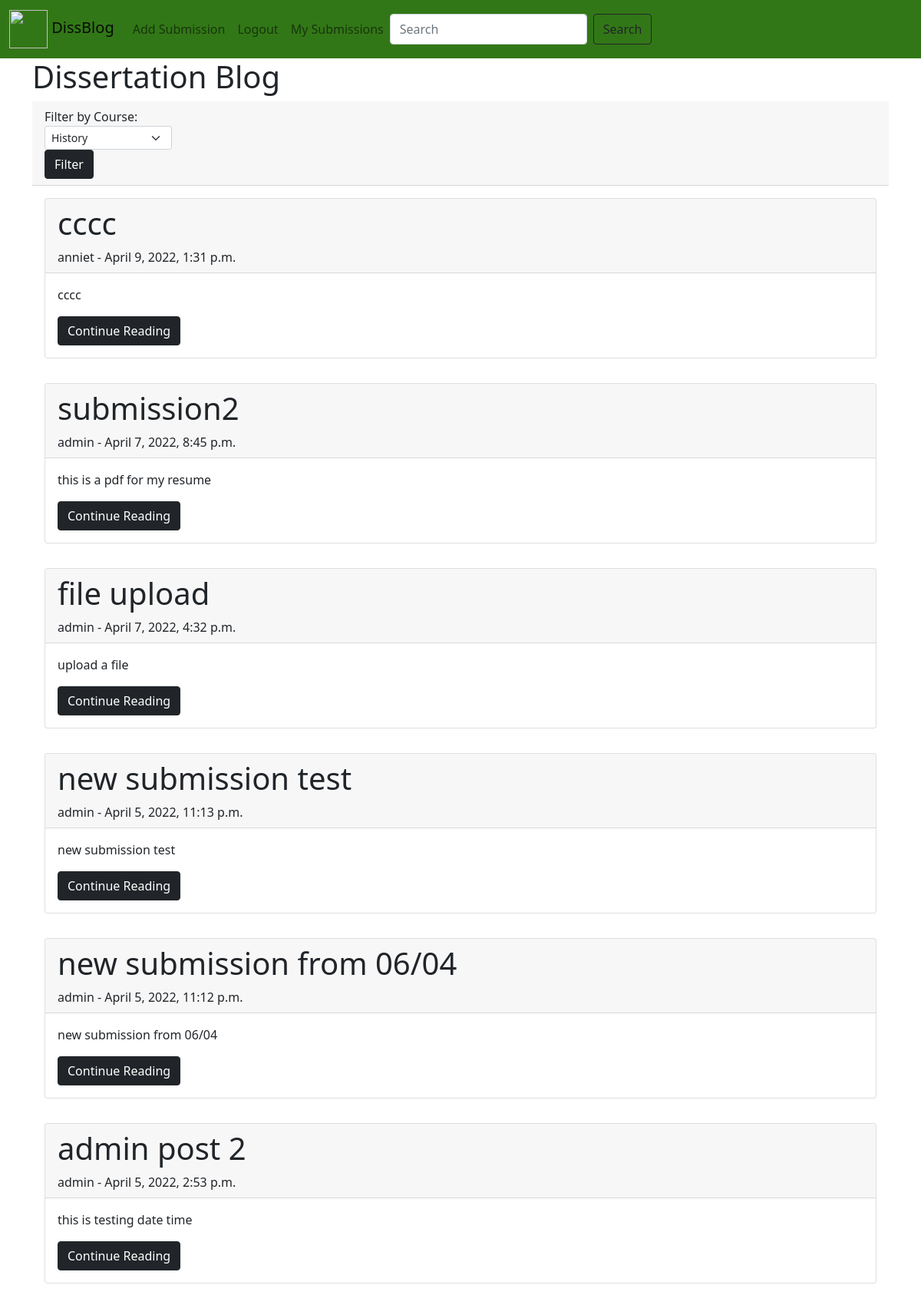
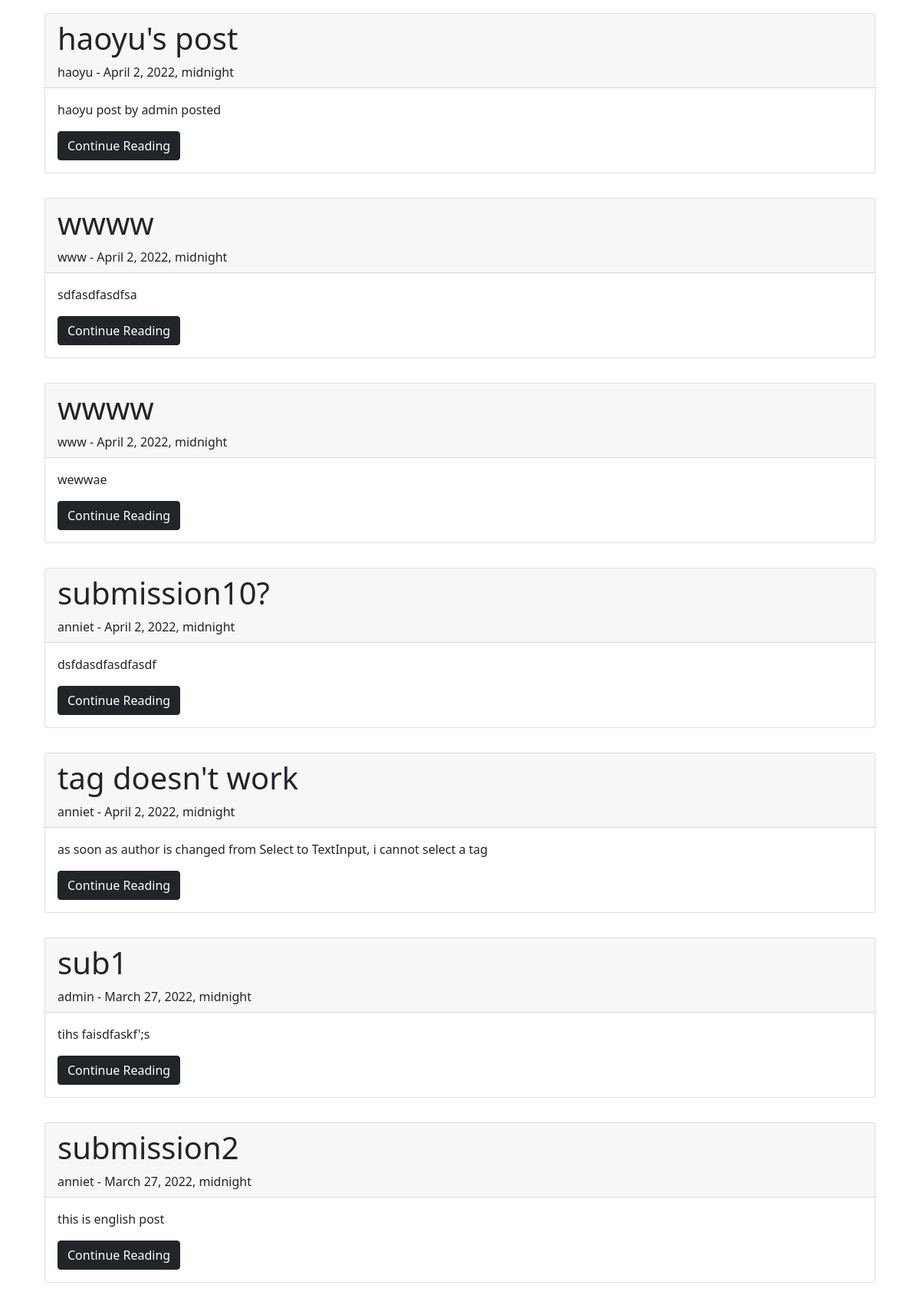
Page / (signed in) on the earlier database version (2 pictures, top to bottom).
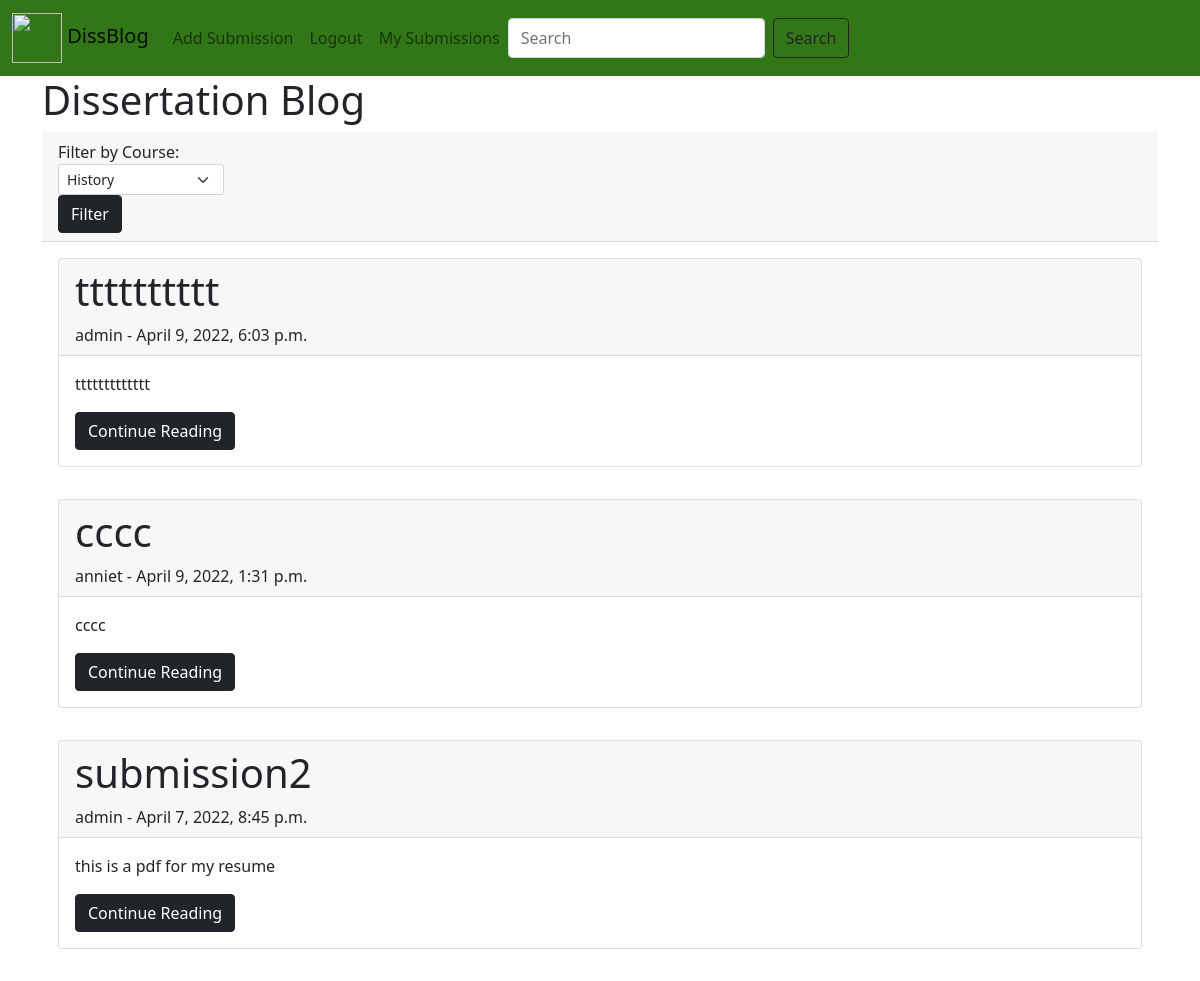
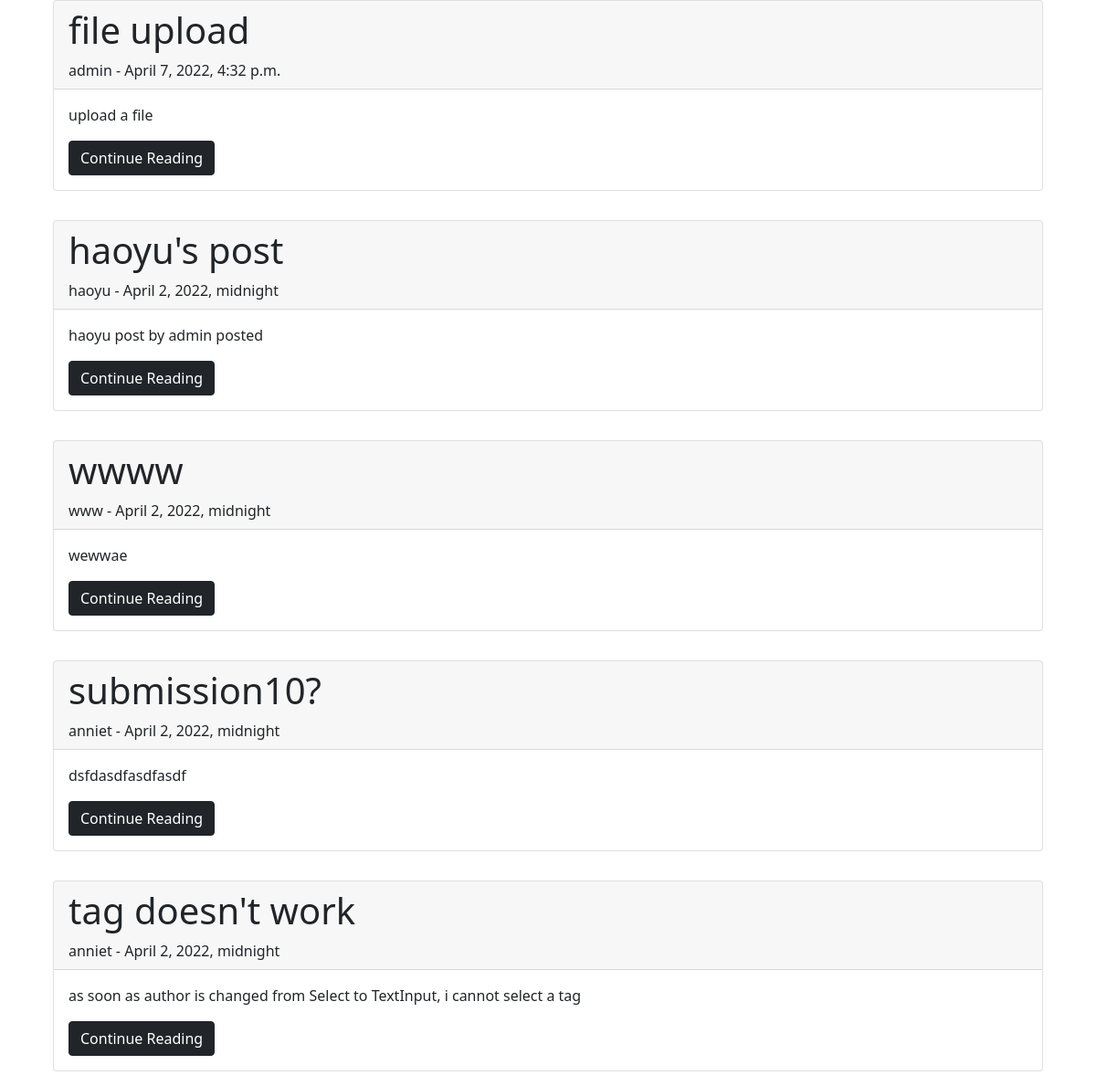
Same page on the later database version (2 pictures, top to bottom).
### blogtest/models.py (models this page shows, shortened)
class Submission(models.Model):
    title = models.CharField(max_length=255)
    tag = models.ForeignKey(Course, on_delete=models.CASCADE, blank=True)
    file = models.FileField(upload_to='', blank=True)
    content = models.TextField(blank=True)
    author = models.ForeignKey(User, on_delete=models.CASCADE)
    pub_date = models.DateTimeField(auto_now_add=True)
    likes = models.ManyToManyField(User, related_name='blog_submission')

class User(AbstractUser):
    ADMIN = 1
    STUDENT = 2
    STAFF = 3
    TYPE = (
        (ADMIN, _('Administrator')),
        (STUDENT, _('Student')),
        (STAFF, _('Staff')),
    )
    type = models.PositiveSmallIntegerField(choices=TYPE, default=STUDENT)
    date_of_birth = models.DateField(_('date_of_birth'), default=timezone.now)

### blogtest/views.py (the view)
# urls.py: path('', views.HomeView.as_view(), name='home'),
class HomeView(LoginRequiredMixin, generic.ListView):
    model = Submission
    template_name = 'blog/home.html'
    login_url = 'login'
    redirect_field_name = 'login'
    ordering = ['-pub_date']
    def get_context_data(self, **kwargs):
        context = super(HomeView, self).get_context_data(**kwargs)
        context['courses'] = Course.objects.all()
        if self.request.GET.get('tag'):
            context['selected_tag'] = int(self.request.GET.get('tag'))
        return context
    def get_queryset(self):
        tag_filter = self.request.GET.get('tag')
        if not tag_filter:
            return Submission.objects.all().order_by(*self.ordering)
        context = Submission.objects.filter(tag=tag_filter).order_by(*self.ordering)
        return context

### blogtest/templates/blog/home.html (shortened to what this page needs)
{% extends 'base.html' %}
{% block content %}
<h1>Dissertation Blog</h1>
    <div class="card-header" style="width: auto;">
        Filter by Course:
        <select name="tag" form="filterForm" class="form-select form-select-sm" style="width: fit-content">
            {% for tag in courses %}
                {% if tag.id == selected_tag %}
                    <option value={{ tag.id }} selected="selected">{{ tag.name }}</option>
                {% else %}
                    <option value={{ tag.id }}>{{ tag.name }}</option>
                {% endif %}
            {% endfor %}
        </select>
        <form method="get" id="filterForm">
            <button class="btn btn-dark">Filter</button>
        </form>
    </div>
    {% for submission in submission_list %}
        <div style="padding:1rem;">
            <div class="card" style="width: auto;">
                <div class="card-header">
                    <h1>{{ submission.title }}</h1>
                    {{ submission.author }} - {{ submission.pub_date }}
                </div>
                <div class="card-body">
                    <p>{{ submission.content }}</p>
                    <a href="{% url 'submission-detail' submission.pk %}" class="btn btn-dark">Continue Reading</a>
                </div>
            </div>
        </div>
    {% endfor %}
{% endblock %}

### blogtest/templates/base.html (shortened to what this page needs)
<!doctype html>
{% load static %}
<html lang="en">
  <head>
    <link href="https://cdn.jsdelivr.net/npm/bootstrap@5.1.3/dist/css/bootstrap.min.css" rel="stylesheet">
  </head>
  <body>
  <nav class="navbar navbar-expand-lg navbar-light" style="background-color: #327717;">
      <div class="container-fluid">
        <a class="navbar-brand" href="{% url 'home' %}">
            <img src="{% static '1200px-University_of_Exeter_arms.svg.png' %}" alt="" width="50" height="50"  class="d-inline-block align-text-mid">
            DissBlog
        </a>
        <div class="collapse navbar-collapse" id="navbarNav">
            <ul class="navbar-nav">
              {% if user.is_authenticated %}
                  <li class="nav-item">
                      <a class="nav-link" href="{% url 'submit' %}">Add Submission</a>
                  </li>
                  <li class="nav-item">
                      <a class="nav-link" href="{% url 'logout' %}">Logout</a>
                  </li>
                  <li class="nav-item">
                      <a class="nav-link" href="{% url 'my_post' %}">My Submissions</a>
                  </li>
                  <form class="d-flex" method="POST" action="{% url 'search' %}">
                      <input class="form-control me-2" type="search" placeholder="Search" aria-label="Search" name="query">
                      <button class="btn btn-outline-dark" type="submit">Search</button>
                  </form>
              {% endif %}
          </ul>
        </div>
      </div>
    </nav>
  <div class="container">
  {% block content %}
  {% endblock %}
  </div>
  </body>
</html>

Differences in the rows shown:
removed Submission: title "new submission test", author "admin", pub_date "April 5, 2022, 11:13 p.m.", content "new submission test"
removed Submission: title "new submission from 06/04", author "admin", pub_date "April 5, 2022, 11:12 p.m.", content "new submission from 06/04"
removed Submission: title "admin post 2", author "admin", pub_date "April 5, 2022, 2:53 p.m.", content "this is testing date time"
removed Submission: title "wwww", author "www", pub_date "April 2, 2022, midnight", content "sdfasdfasdfsa"
removed Submission: title "sub1", author "admin", pub_date "March 27, 2022, midnight", content "tihs faisdfaskf';s"
removed Submission: title "submission2", author "anniet", pub_date "March 27, 2022, midnight", content "this is english post"
added Submission: title "tttttttttt", author "admin", pub_date "April 9, 2022, 6:03 p.m.", content "ttttttttttttt"
